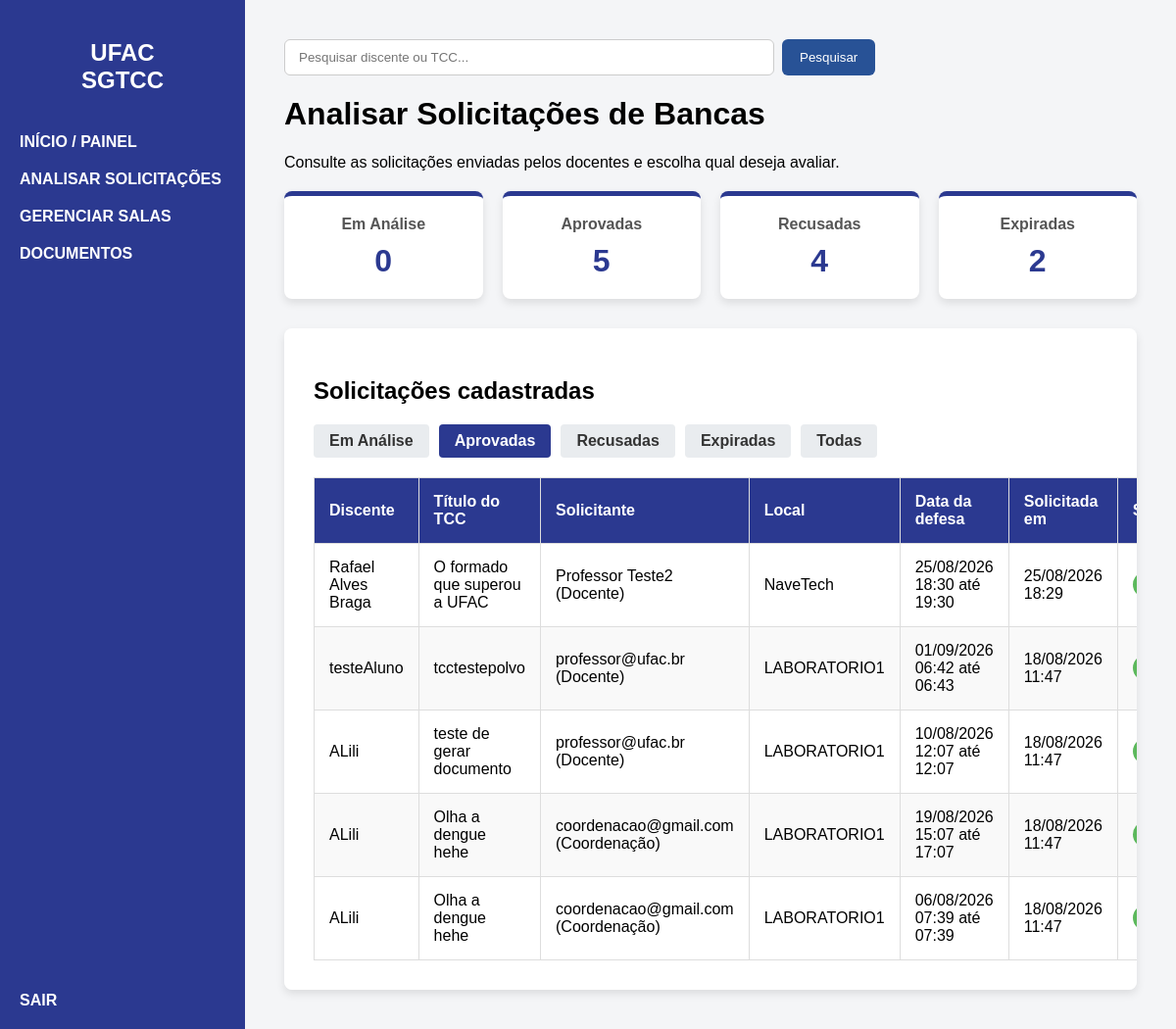
The page /coordenacao/solicitacoes/?status=APROVADA (signed in) on the database as committed earlier.
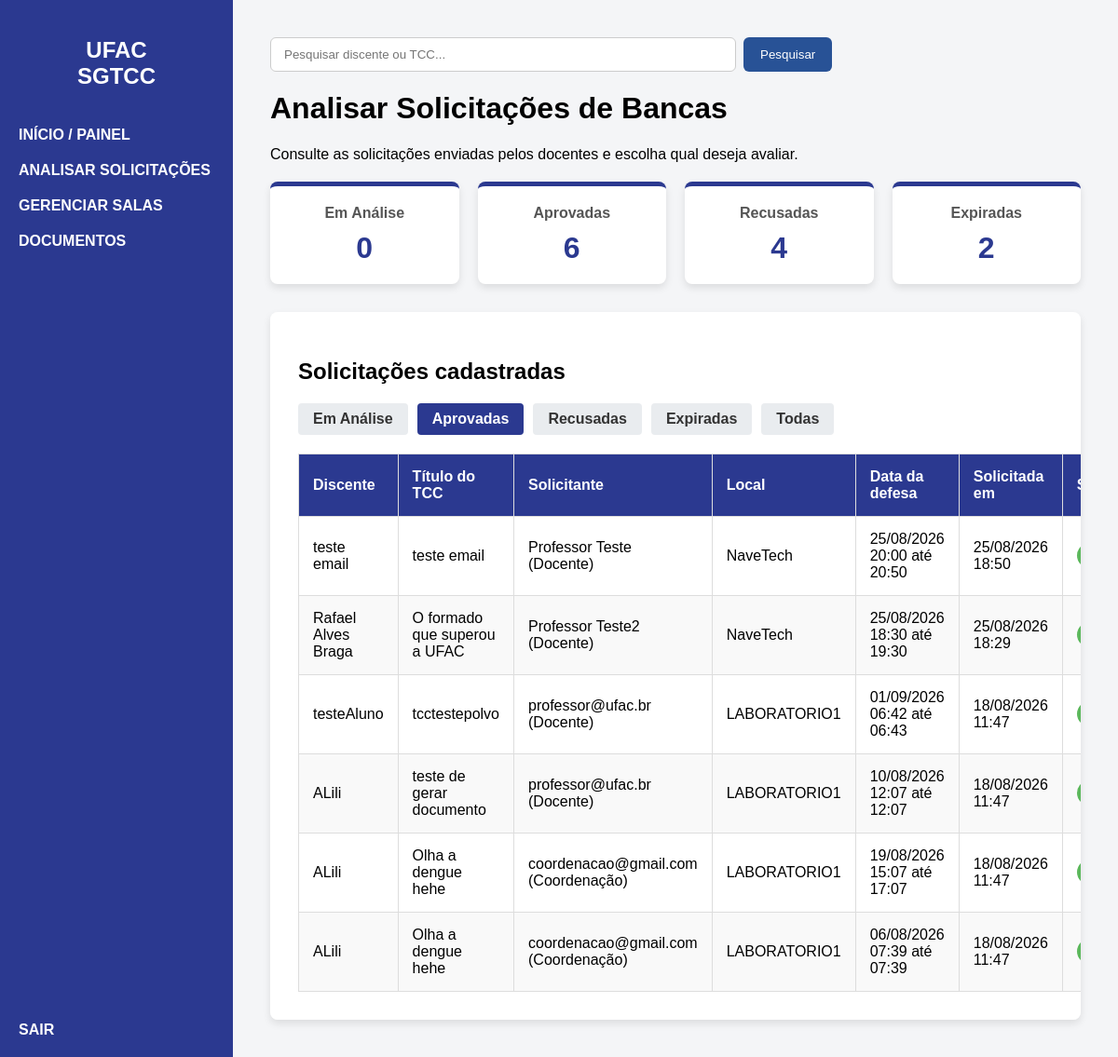
The same page on the database as committed later.
### bancasapp/models.py (models this page shows, shortened)
class SolicitacaoAgendamento(models.Model):
    STATUS_SOLICITACAO = (
        ('EM_ANÁLISE', 'Em Análise'),
        ('APROVADA', 'Aprovada'),
        ('RECUSADA', 'Recusada'),
        ('EXPIRADA', 'Expirada'),
    )
    usuario_solicitante = models.ForeignKey(
        pUsuario,
        on_delete=models.CASCADE,
        related_name='solicitacoes_enviadas'
    )
    projeto_tcc = models.ForeignKey(
        ProjetoTCC,
        on_delete=models.CASCADE
    )
    espaco = models.ForeignKey(
        EspacoFisico,
        on_delete=models.PROTECT
    )
    opcao_data_inicio = models.DateTimeField()
    opcao_data_fim = models.DateTimeField()
    arquivo_tcc = models.FileField(
        upload_to='tcc/solicitacoes/%Y/%m/',
        validators=[
            FileExtensionValidator(
                allowed_extensions=['pdf']
            )
        ],
        blank=True,
        verbose_name='Arquivo do TCC'
    )
    status = models.CharField(
        max_length=15,
        choices=STATUS_SOLICITACAO,
        default='EM_ANÁLISE'
    )
    data_solicitacao = models.DateTimeField(
        default=timezone.now,
        editable=False
    )
    data_decisao = models.DateTimeField(
        null=True,
        blank=True,
        editable=False
    )
    decidida_por = models.ForeignKey(
        User,
        on_delete=models.SET_NULL,
        null=True,
        blank=True,
        related_name='solicitacoes_decididas',
        editable=False
    )
    motivo_decisao = models.TextField(
        blank=True
    )

class ProjetoTCC(models.Model):
    STATUS_TIPO = (
        ('EM_ANÁLISE', 'Em Análise'),
        ('APROVADO', 'Aprovado'),
        ('RECUSADA', 'Recusada'),
    )
    titulo = models.CharField(max_length=255)
    resumo = models.TextField()
    semestre_letivo = models.CharField(max_length=6)
    discente = models.ForeignKey(Discente, on_delete=models.CASCADE)
    status = models.CharField(max_length=15, choices=STATUS_TIPO, default='EM_ANÁLISE')

class Discente(models.Model):
    nome = models.CharField(max_length=255)
    matricula = models.CharField(max_length=11, unique=True)

class pUsuario(models.Model):
    Tipos_Perfil = (
        ('COORDENACAO', 'Coordenação'),
        ('DOCENTE', 'Docente'),
    )
    usuario = models.OneToOneField(
        User,
        on_delete=models.CASCADE
    )
    perfil = models.CharField(
        max_length=15,
        choices=Tipos_Perfil
    )
    data_cadastro = models.DateTimeField(
        default=timezone.now,
        editable=False
    )
    data_confirmacao_email = models.DateTimeField(
        null=True,
        blank=True,
        editable=False,
        verbose_name='Data de confirmação do e-mail'
    )
    def __str__(self):
        nome_exibicao = (
            self.usuario.get_full_name().strip()
            or self.usuario.username
        )
        return (
            f'{nome_exibicao} '
            f'({self.get_perfil_display()})'
        )

class EspacoFisico(models.Model):
    nome = models.CharField(
        max_length=255
    )
    ativo = models.BooleanField(
        default=True
    )
    class Meta:
        ordering = ['nome']
        verbose_name = 'Espaço físico'
        verbose_name_plural = 'Espaços físicos'

### bancasapp/views.py (the view)
@coordenacao_required
def solicitacoes_coordenacao(request):
    expirar_solicitacoes_vencidas()
    status_atual = request.GET.get(
        'status',
        'EM_ANÁLISE'
    )
    status_permitidos = {
        'EM_ANÁLISE',
        'APROVADA',
        'RECUSADA',
        'EXPIRADA',
        'TODAS',
    }
    if status_atual not in status_permitidos:
        status_atual = 'EM_ANÁLISE'
    consulta = (
        SolicitacaoAgendamento.objects
        .select_related(
            'projeto_tcc',
            'projeto_tcc__discente',
            'espaco',
            'usuario_solicitante',
            'usuario_solicitante__usuario',
            'decidida_por',
        )
        .order_by(
            '-data_solicitacao',
            '-id'
        )
    )
    if status_atual != 'TODAS':
        consulta = consulta.filter(
            status=status_atual
        )
    paginador = Paginator(
        consulta,
        10
    )
    solicitacoes = paginador.get_page(
        request.GET.get('pagina')
    )
    contexto = {
        'solicitacoes': solicitacoes,
        'status_atual': status_atual,
        'total_pendentes': (
            SolicitacaoAgendamento.objects.filter(
                status='EM_ANÁLISE'
            ).count()
        ),
        'total_aprovadas': (
            SolicitacaoAgendamento.objects.filter(
                status='APROVADA'
            ).count()
        ),
        'total_recusadas': (
            SolicitacaoAgendamento.objects.filter(
                status='RECUSADA'
            ).count()
        ),
        'total_expiradas': (
            SolicitacaoAgendamento.objects.filter(
                status='EXPIRADA'
            ).count()
        ),
    }
    return render(
        request,
        'solicitacoes_coordenacao.html',
        contexto
    )

### bancasapp/permissions.py (called while the page is built)
def usuario_e_coordenacao(user):
    if not user.is_authenticated or not user.is_active:
        return False
    if user.is_superuser:
        return True
    return pUsuario.objects.filter(
        usuario=user,
        perfil='COORDENACAO'
    ).exists()

def coordenacao_required(view_func):
    @login_required(login_url='login')
    @wraps(view_func)
    def wrapper(request, *args, **kwargs):
        if usuario_e_coordenacao(request.user):
            return view_func(
                request,
                *args,
                **kwargs
            )
        messages.error(
            request,
            'Apenas a Coordenação pode realizar esta operação.'
        )
        return redirect('dashboard')
    return wrapper

### bancasapp/services.py (called while the page is built)
def expirar_solicitacoes_vencidas():
    return (
        SolicitacaoAgendamento.objects
        .filter(
            status='EM_ANÁLISE',
            opcao_data_inicio__lte=timezone.now(),
        )
        .update(
            status='EXPIRADA'
        )
    )

### templates/solicitacoes_coordenacao.html (shortened to what this page needs)
{% extends 'base.html' %}
{% block content %}
<div class="dashboard-header">
    <h1>Analisar Solicitações de Bancas</h1>
    <p>
        Consulte as solicitações enviadas pelos docentes
        e escolha qual deseja avaliar.
    </p>
</div>
<div class="dashboard-cards">
    <div class="card">
        <h3>Em Análise</h3>
        <p>{{ total_pendentes }}</p>
    </div>
    <div class="card">
        <h3>Aprovadas</h3>
        <p>{{ total_aprovadas }}</p>
    </div>
    <div class="card">
        <h3>Recusadas</h3>
        <p>{{ total_recusadas }}</p>
    </div>
    <div class="card">
        <h3>Expiradas</h3>
        <p>{{ total_expiradas }}</p>
    </div>
</div>
<div
    class="table-container"
    style="margin-top: 30px;"
>
    <h2>Solicitações cadastradas</h2>
    <div class="filter-menu">
        <a
            href="?status=EM_ANÁLISE"
            class="btn-filter {% if status_atual == 'EM_ANÁLISE' %}active{% endif %}"
        >
            Em Análise
        </a>
        <a
            href="?status=APROVADA"
            class="btn-filter {% if status_atual == 'APROVADA' %}active{% endif %}"
        >
            Aprovadas
        </a>
        <a
            href="?status=RECUSADA"
            class="btn-filter {% if status_atual == 'RECUSADA' %}active{% endif %}"
        >
            Recusadas
        </a>
        <a
            href="?status=EXPIRADA"
            class="btn-filter {% if status_atual == 'EXPIRADA' %}active{% endif %}"
        >
            Expiradas
        </a>
        <a
            href="?status=TODAS"
            class="btn-filter {% if status_atual == 'TODAS' %}active{% endif %}"
        >
            Todas
        </a>
    </div>
    {% if solicitacoes %}
        <table>
            <thead>
                <tr>
                    <th>Discente</th>
                    <th>Título do TCC</th>
                    <th>Solicitante</th>
                    <th>Local</th>
                    <th>Data da defesa</th>
                    <th>Solicitada em</th>
                    <th>Status</th>
                </tr>
            </thead>
            <tbody>
                {% for solicitacao in solicitacoes %}
                    <tr>
                        <td>
                            {{ solicitacao.projeto_tcc.discente.nome }}
                        </td>
                        <td>
                            {{ solicitacao.projeto_tcc.titulo }}
                        </td>
                        <td>
                            {{ solicitacao.usuario_solicitante }}
                        </td>
                        <td>
                            {{ solicitacao.espaco.nome }}
                        </td>
                        <td>
                            {{ solicitacao.opcao_data_inicio|date:"d/m/Y H:i" }}
                            até
                            {{ solicitacao.opcao_data_fim|date:"H:i" }}
                        </td>
                        <td>
                            {{ solicitacao.data_solicitacao|date:"d/m/Y H:i" }}
                        </td>
                        <td>
                            {% if solicitacao.status == 'EM_ANÁLISE' %}
                                <span class="status-badge status-analise">
                                    Em Análise
                                </span>
                            {% elif solicitacao.status == 'APROVADA' %}
                                <span class="status-badge status-aprovada">
                                </span>
                            {% elif solicitacao.status == 'RECUSADA' %}
                                <span class="status-badge status-recusada">
                                    Recusada
                                </span>
                            {% elif solicitacao.status == 'EXPIRADA' %}
                                <span class="status-badge status-expirada">
                                    Expirada
                                </span>
                            {% endif %}
                        </td>
                    </tr>
                {% endfor %}
            </tbody>
        </table>
    {% endif %}
</div>
{% endblock %}

Rows that differ between the two databases and show on the page:
added SolicitacaoAgendamento: projeto_tcc.discente.nome "teste email", projeto_tcc.titulo "teste email", usuario_solicitante "Professor Teste (Docente)", espaco.nome "NaveTech", opcao_data_inicio "25/08/2026 20:00", opcao_data_fim "20:50", data_solicitacao "25/08/2026 18:50"
Other text that changed with them:
{{ total_aprovadas }}: "5" → "6"
